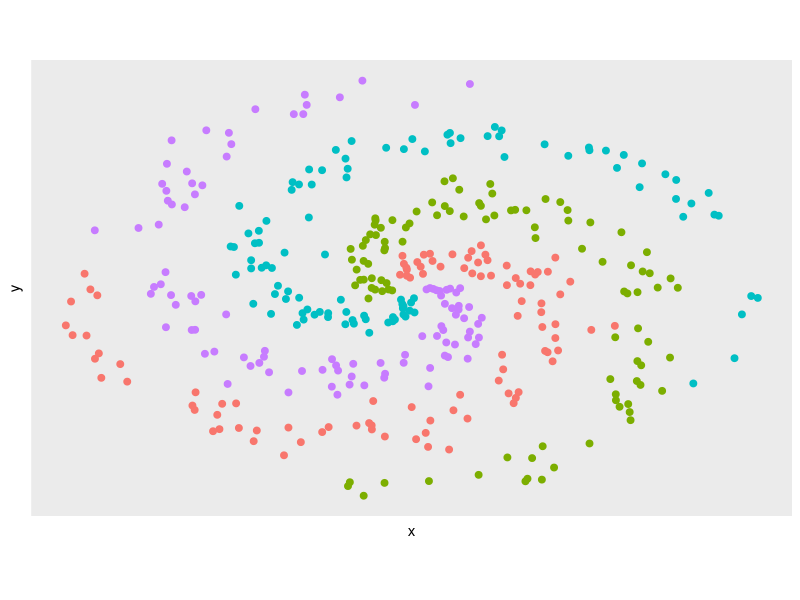

Generate this figure with R:

#load packages
list.of.packages <- c('ggplot2', 'caret')
lapply(list.of.packages, require, character.only=T)

##define spiral dataset with 4 classes and 200 examples each ####
N <- 100 #number of points per class
D <- 2 #number of dimensions
K <- 4 #number of classes
X <- data.frame() #data matrix
y <- data.frame() #class labels

set.seed(308) #set random seed for testing purposes

##creating dataset ####
for (j in (1:K)){
  r <- seq(0.05, 1, length.out=N) #radius
  t <- seq((j-1)*4.7,j*4.7, length.out=N) + rnorm(N,sd=0.3) #theta ??
  Xtemp <- data.frame(x = r*sin(t), y= r*cos(t))
  ytemp <- data.frame(matrix(j,N,1))
  X <- rbind(X, Xtemp)
  y <- rbind(y, ytemp)
}

data <- cbind(X, y)
colnames(data) <- c(colnames(X), 'label')
data

ggplot() +
  geom_point(data = data, aes(x=x, y=y, color=as.character(label)), size=2) +
  scale_color_discrete(name = 'Label') + coord_fixed(ratio = 0.6) +
  theme(axis.ticks=element_blank(), panel.grid.major = element_blank(), panel.grid.minor = element_blank(), 
        axis.text=element_blank(),legend.position = 'none')


# convert X in matrix for later manipulation
X <- as.matrix(X)

# for the labels in Y a new matrix (400 by 4) is created so that for each example (each row in Y) the entry with index == label is equal to 1, otherwise 0
Y <- matrix(0, N*K, K)
for (i in 1:(N*K)){
  Y[i, y[i,]] <- 1
}
## creating neural network ####
# two-layered neural network, using ReLU as activation function and as loss function softmax
# %*% dot product, * element wise product

#relu activation function
Activation_ReLU <- function(inputs){
  return(pmax(inputs,0))
}

#softmax activation function
Activation_Softmax <- function(inputs){
  exp_values <- exp(matrix(mapply("-", inputs, apply(inputs, 1, max)), ncol = ncol(inputs)))
  probabilities <- matrix(mapply("/", exp_values, rowSums(exp_values)), ncol = ncol(exp_values)) 
  return(probabilities)
}

#define class or dense layer
setClass("DenseLayer", slots = c(n_inputs = 'numeric', n_neurons = 'numeric'))

#set init (constructor)
setGeneric('init', function(layer) standardGeneric('init'))

#set method for init
setMethod('init', 'DenseLayer',
          function(layer) {
            n_weights <- layer@n_inputs * layer@n_neurons
            weights <- matrix(rnorm(n_weights),
                              nrow = layer@n_inputs,
                              ncol = layer@n_neurons
            )
            attr(layer, 'weights') <- 0.10 * weights
            attr(layer, 'biases') <- rep(0, layer@n_neurons)
            layer
          })

#set method for forward function
setGeneric('forward', function(layer, inputs) standardGeneric('forward'))
setMethod('forward', 'DenseLayer',
          function(layer, inputs){
            attr(layer, 'outputs') <- inputs %*% layer@weights + layer@biases
            layer
          })

#create wrapper for initializing layer object
LayerDense <- function(n_inputs, n_neurons){
  init(new('DenseLayer', n_inputs=n_inputs, n_neurons=n_neurons))
}

#make 'prediction' (no feedback yet, just testing softmax function)
#create first layer
#input is 2, since we have 2 variables (x,y)
layer1 <- LayerDense(n_inputs = 2, n_neurons = 3)
layer1 <- forward(layer1, as.matrix(X))
layer1@outputs

#input is 3, since output of layer 1 is 3 neurons. n_neurons is 3 since we have three classes.
#ReLU activation is initialized here
layer2 <- LayerDense(n_inputs = 3, n_neurons = 3)
layer2 <- forward(layer2, Activation_ReLU(layer1@outputs))

#view first 5 output with softmax activation
head(Activation_Softmax(layer2@outputs))